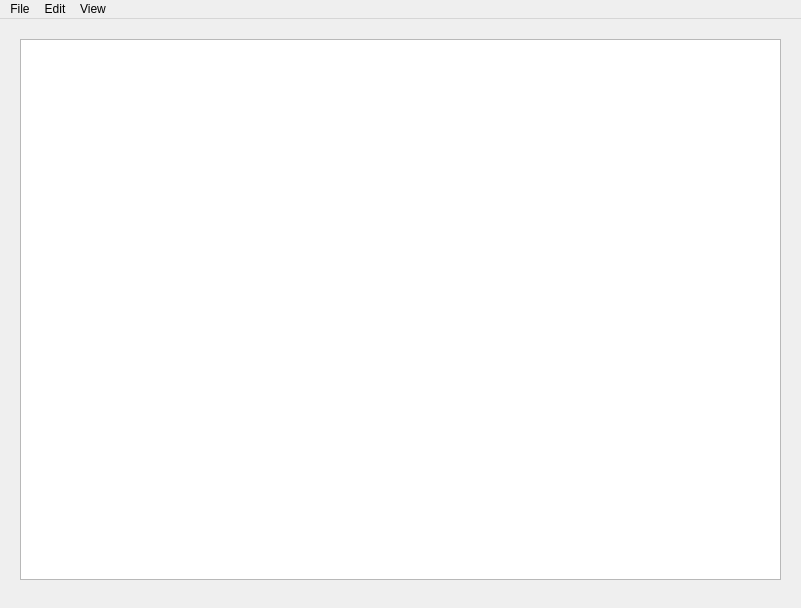
<?xml version="1.0" encoding="UTF-8"?>
<ui version="4.0">
 <class>MainWindow</class>
 <widget class="QMainWindow" name="MainWindow">
  <property name="geometry">
   <rect>
    <x>0</x>
    <y>0</y>
    <width>801</width>
    <height>608</height>
   </rect>
  </property>
  <property name="windowTitle">
   <string>MainWindow</string>
  </property>
  <widget class="QWidget" name="centralwidget">
   <widget class="QTextEdit" name="textBox">
    <property name="geometry">
     <rect>
      <x>20</x>
      <y>20</y>
      <width>761</width>
      <height>541</height>
     </rect>
    </property>
   </widget>
  </widget>
  <widget class="QMenuBar" name="menubar">
   <property name="geometry">
    <rect>
     <x>0</x>
     <y>0</y>
     <width>801</width>
     <height>26</height>
    </rect>
   </property>
   <widget class="QMenu" name="menuFile">
    <property name="title">
     <string>File</string>
    </property>
    <addaction name="actionNew"/>
    <addaction name="actionOpen"/>
    <addaction name="actionSave"/>
    <addaction name="actionExit"/>
   </widget>
   <widget class="QMenu" name="menuEdit">
    <property name="title">
     <string>Edit</string>
    </property>
    <addaction name="actionUndo"/>
    <addaction name="actionCopy"/>
    <addaction name="actionCut"/>
    <addaction name="actionPaste"/>
   </widget>
   <widget class="QMenu" name="menuView">
    <property name="title">
     <string>View</string>
    </property>
    <addaction name="actionZoom"/>
   </widget>
   <addaction name="menuFile"/>
   <addaction name="menuEdit"/>
   <addaction name="menuView"/>
  </widget>
  <action name="actionNew">
   <property name="text">
    <string>New </string>
   </property>
  </action>
  <action name="actionNew_Window">
   <property name="text">
    <string>New Window</string>
   </property>
  </action>
  <action name="actionOpen">
   <property name="text">
    <string>Open</string>
   </property>
  </action>
  <action name="actionSave">
   <property name="text">
    <string>Save</string>
   </property>
  </action>
  <action name="actionUndo">
   <property name="text">
    <string>Undo</string>
   </property>
  </action>
  <action name="actionCopy">
   <property name="text">
    <string>Copy</string>
   </property>
  </action>
  <action name="actionCut">
   <property name="text">
    <string>Cut</string>
   </property>
  </action>
  <action name="actionPaste">
   <property name="text">
    <string>Paste</string>
   </property>
  </action>
  <action name="actionExit">
   <property name="text">
    <string>Exit</string>
   </property>
  </action>
  <action name="actionZoom">
   <property name="text">
    <string>Zoom</string>
   </property>
  </action>
 </widget>
 <resources/>
 <connections/>
</ui>
